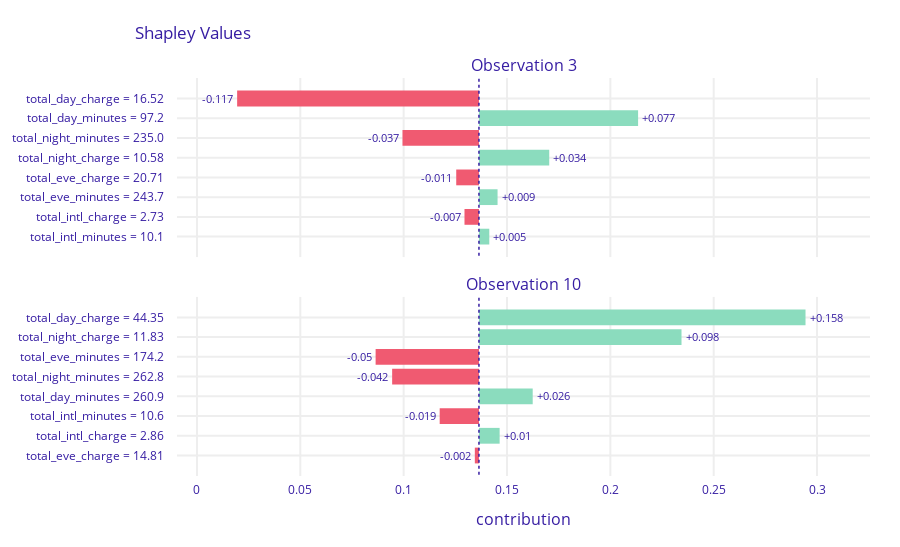

Notebook source saved alongside this figure:
### Markdown cell above
To see how variable attributions differ between different models, we train a simple MLP using *scikit-learn* and calculate variable attributions using the *dalex* implementation. We analyze the observations from the previous task. Interestingly, MLP assigns a similar but lower probability to the first observation, and a much higher probability to the second one. While the ordering of these probabilities remains the same, variable attributions indicate a totally different decision-making process. For both cases, *total_day_charge* is the most important feature. While *total_day_minutes* is the second most important feature for the first observation, its attribution is positive - contrary to the random forest model. It it also positive for the second observation, although seems to be of much lower importance. In general, the explanations indicate that these models greatly differ in how they perform a decision.

### Code cell
make_plot_task_7()

### Figure 1 — Plotly figure (JSON) as saved in the notebook; plotly's stock layout.template omitted (floating-point values rounded to 4 significant figures)
{"data": [{"base": 0.1364, "hoverinfo": "text", "hoverlabel": {"bgcolor": "rgba(0,0,0,0.8)"}, "hovertext": ["Average response: 0.136<br>Prediction: 0.089<br>total_day_charge = 16.52<br>decreases average response <br>by 0.117", "Average response: 0.136<br>Prediction: 0.089<br>total_day_minutes = 97.2<br>increases average response <br>by 0.077", "Average response: 0.136<br>Prediction: 0.089<br>total_night_minutes = 235.0<br>decreases average response <br>by 0.037", "Average response: 0.136<br>Prediction: 0.089<br>total_night_charge = 10.58<br>increases average response <br>by 0.034", "Average response: 0.136<br>Prediction: 0.089<br>total_eve_charge = 20.71<br>decreases average response <br>by 0.011", "Average response: 0.136<br>Prediction: 0.089<br>total_eve_minutes = 243.7<br>increases average response <br>by 0.009", "Average response: 0.136<br>Prediction: 0.089<br>total_intl_charge = 2.73<br>decreases average response <br>by 0.007", "Average response: 0.136<br>Prediction: 0.089<br>total_intl_minutes = 10.1<br>increases average response <br>by 0.005"], "marker": {"color": ["#f05a71", "#8bdcbe", "#f05a71", "#8bdcbe", "#f05a71", "#8bdcbe", "#f05a71", "#8bdcbe"]}, "orientation": "h", "showlegend": false, "text": ["-0.117", "+0.077", "-0.037", "+0.034", "-0.011", "+0.009", "-0.007", "+0.005"], "textposition": "outside", "type": "bar", "x": [-0.117, 0.077, -0.037, 0.034, -0.011, 0.009, -0.007, 0.005], "xaxis": "x", "y": ["total_day_charge = 16.52", "total_day_minutes = 97.2", "total_night_minutes = 235.0", "total_night_charge = 10.58", "total_eve_charge = 20.71", "total_eve_minutes = 243.7", "total_intl_charge = 2.73", "total_intl_minutes = 10.1"], "yaxis": "y"}, {"base": 0.1364, "hoverinfo": "text", "hoverlabel": {"bgcolor": "rgba(0,0,0,0.8)"}, "hovertext": ["Average response: 0.136<br>Prediction: 0.317<br>total_day_charge = 44.35<br>increases average response <br>by 0.158", "Average response: 0.136<br>Prediction: 0.317<br>total_night_charge = 11.83<br>increases average response <br>by 0.098", "Average response: 0.136<br>Prediction: 0.317<br>total_eve_minutes = 174.2<br>decreases average response <br>by 0.05", "Average response: 0.136<br>Prediction: 0.317<br>total_night_minutes = 262.8<br>decreases average response <br>by 0.042", "Average response: 0.136<br>Prediction: 0.317<br>total_day_minutes = 260.9<br>increases average response <br>by 0.026", "Average response: 0.136<br>Prediction: 0.317<br>total_intl_minutes = 10.6<br>decreases average response <br>by 0.019", "Average response: 0.136<br>Prediction: 0.317<br>total_intl_charge = 2.86<br>increases average response <br>by 0.01", "Average response: 0.136<br>Prediction: 0.317<br>total_eve_charge = 14.81<br>decreases average response <br>by 0.002"], "marker": {"color": ["#8bdcbe", "#8bdcbe", "#f05a71", "#f05a71", "#8bdcbe", "#f05a71", "#8bdcbe", "#f05a71"]}, "orientation": "h", "showlegend": false, "text": ["+0.158", "+0.098", "-0.05", "-0.042", "+0.026", "-0.019", "+0.01", "-0.002"], "textposition": "outside", "type": "bar", "x": [0.158, 0.098, -0.05, -0.042, 0.026, -0.019, 0.01, -0.002], "xaxis": "x2", "y": ["total_day_charge = 44.35", "total_night_charge = 11.83", "total_eve_minutes = 174.2", "total_night_minutes = 262.8", "total_day_minutes = 260.9", "total_intl_minutes = 10.6", "total_intl_charge = 2.86", "total_eve_charge = 14.81"], "yaxis": "y2"}], "layout": {"annotations": [{"font": {"size": 16}, "showarrow": false, "text": "Observation 3", "x": 0.5, "xanchor": "center", "xref": "paper", "y": 1, "yanchor": "bottom", "yref": "paper"}, {"font": {"size": 16}, "showarrow": false, "text": "Observation 10", "x": 0.5, "xanchor": "center", "xref": "paper", "y": 0.45, "yanchor": "bottom", "yref": "paper"}, {"font": {"size": 16}, "showarrow": false, "text": "contribution", "x": 0.5, "xanchor": "center", "xref": "paper", "y": 0, "yanchor": "top", "yref": "paper", "yshift": -30}], "font": {"color": "#371ea3"}, "height": 547, "margin": {"b": 71, "r": 30, "t": 78}, "shapes": [{"line": {"color": "#371ea3", "dash": "dot", "width": 1.5}, "type": "line", "x0": 0.1364, "x1": 0.1364, "xref": "x", "y0": -1, "y1": 8, "yref": "y"}, {"line": {"color": "#371ea3", "dash": "dot", "width": 1.5}, "type": "line", "x0": 0.1364, "x1": 0.1364, "xref": "x2", "y0": -1, "y1": 8, "yref": "y2"}], "title": {"text": "Shapley Values", "x": 0.15}, "xaxis": {"anchor": "y", "automargin": true, "domain": [0, 1], "fixedrange": true, "gridwidth": 2, "matches": "x2", "range": [-0.009668, 0.3256], "showticklabels": false, "tickcolor": "white", "ticklen": 3, "ticks": "outside", "type": "linear", "zeroline": false}, "xaxis2": {"anchor": "y2", "automargin": true, "domain": [0, 1], "fixedrange": true, "gridwidth": 2, "range": [-0.009668, 0.3256], "tickcolor": "white", "ticklen": 3, "ticks": "outside", "type": "linear", "zeroline": false}, "yaxis": {"anchor": "x", "automargin": true, "autorange": "reversed", "domain": [0.55, 1], "fixedrange": true, "gridwidth": 2, "tickcolor": "white", "ticklen": 10, "ticks": "outside", "type": "category"}, "yaxis2": {"anchor": "x2", "automargin": true, "autorange": "reversed", "domain": [0, 0.45], "fixedrange": true, "gridwidth": 2, "tickcolor": "white", "ticklen": 10, "ticks": "outside", "type": "category"}}}
